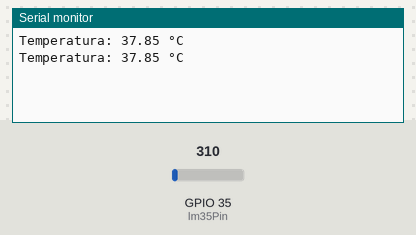
A sketch run on a simulated ESP32. Shown: the last lines printed to the serial monitor. The inputs (shaded band) are chosen by the test bench; at power-on: GPIO 35 (lm35Pin) = 310.

Above: at 1.8 s.
1.9 s: GPIO 35 (lm35Pin) set to 372
At 2.8 s:
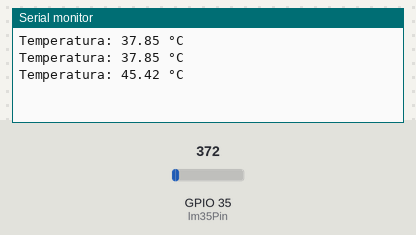
3.4 s: GPIO 35 (lm35Pin) set to 434
At 4.8 s:
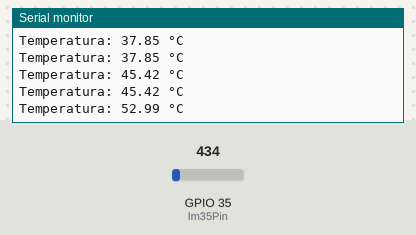
Timing chart, 0 to 6.4 s (numbered marks = the images above; inputs shaded):
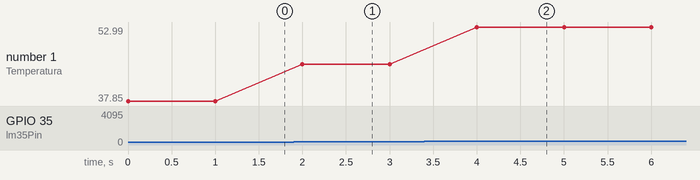

The sketch:

Lectura_lm35.ino
```cpp
// Definimos el pin al que está conectado el sensor LM35
const int lm35Pin = 35; // Cambia este valor según la conexión física que hayas realizado

// Función para leer la temperatura del sensor LM35
float leerTemperatura() {
  return (analogRead(lm35Pin) * (5 / 4095.0)) * 100; // LM35 tiene una escala de 10mV/°C
}

void setup() {
  // Iniciamos la comunicación serial
  Serial.begin(9600);
}

void loop() {
  // Llamamos a la función para leer la temperatura
  float temperatura = leerTemperatura();

  // Mostramos la temperatura en la consola serial
  Serial.print("Temperatura: ");
  Serial.print(temperatura);
  Serial.println(" °C");

  // Esperamos un breve periodo antes de la próxima lectura
  delay(1000);
}
```

Measured:
- after the input at 1.9 s, the serial monitor: prints a new line after 0.10 s (image 1)
- after the input at 3.4 s, the serial monitor: prints a new line after 0.60 s (image 2)
- plotted number 1: 37.85 → 45.42 after the input at 1.9 s, 45.42 → 52.99 after the input at 3.4 s
